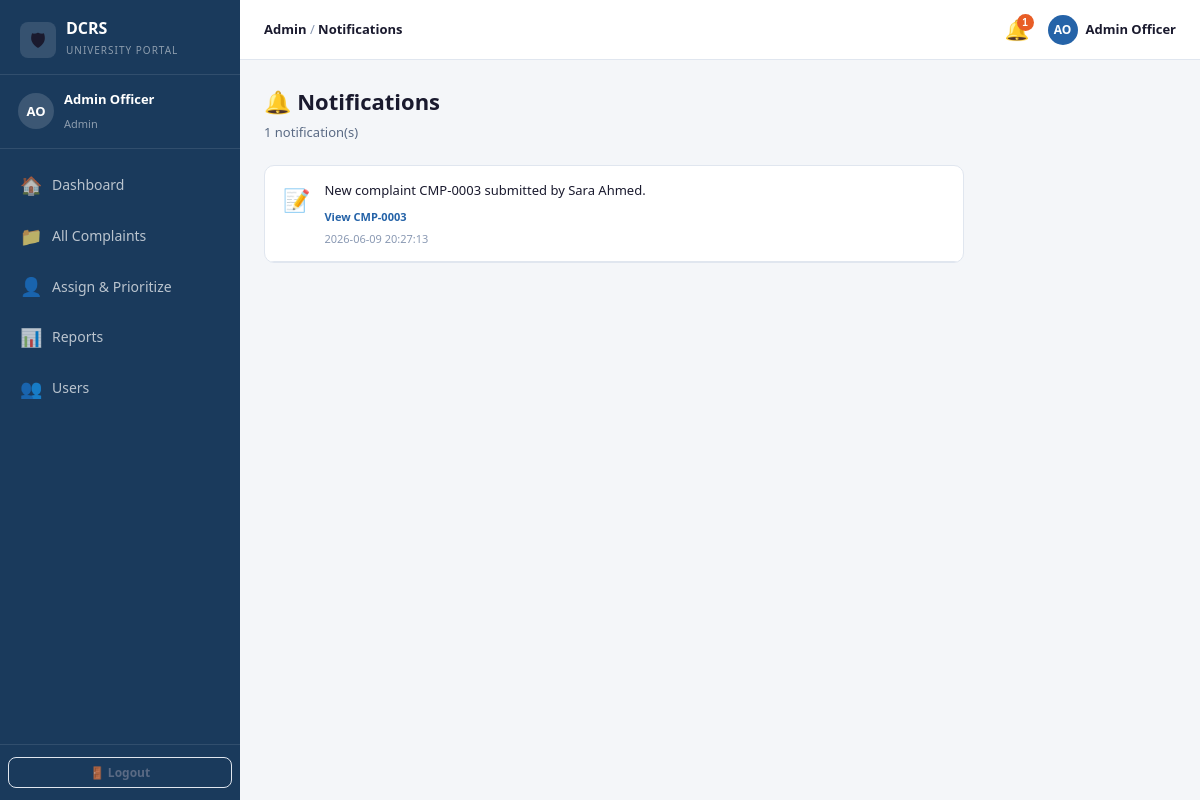
The app's page /pages/student/notifications.php (signed in) with its own data.
### tables this page shows
CREATE TABLE IF NOT EXISTS notifications (
  notification_id INT          NOT NULL AUTO_INCREMENT,
  user_id         INT          NOT NULL,
  complaint_id    INT               DEFAULT NULL,
  type            ENUM('submitted','assigned','updated',
                       'resolved','closed','comment')
                               NOT NULL DEFAULT 'updated',
  message         TEXT         NOT NULL,
  is_read         TINYINT(1)   NOT NULL DEFAULT 0,
  created_at      DATETIME     NOT NULL DEFAULT CURRENT_TIMESTAMP,
  PRIMARY KEY (notification_id),
  INDEX idx_notif_user     (user_id),
  INDEX idx_notif_read     (user_id, is_read),
  CONSTRAINT fk_notif_user
    FOREIGN KEY (user_id)      REFERENCES users(user_id)      ON DELETE CASCADE,
  CONSTRAINT fk_notif_complaint
    FOREIGN KEY (complaint_id) REFERENCES complaints(complaint_id) ON DELETE SET NULL
);

CREATE TABLE IF NOT EXISTS complaints (
  complaint_id   INT          NOT NULL AUTO_INCREMENT,
  complaint_code VARCHAR(20)  NOT NULL UNIQUE,    
  student_id     INT          NOT NULL,
  resolver_id    INT               DEFAULT NULL,
  assigned_by    INT               DEFAULT NULL,   
  title          VARCHAR(255) NOT NULL,
  description    TEXT         NOT NULL,
  category       ENUM('Academic','IT','Library','Cafeteria',
                      'Hostel','Transport','Finance','Other')
                              NOT NULL DEFAULT 'Other',
  priority       ENUM('Low','Medium','High','Critical')
                              NOT NULL DEFAULT 'Medium',
  status         ENUM('Pending','Assigned','In Progress',
                      'Resolved','Closed')
                              NOT NULL DEFAULT 'Pending',
  remarks        TEXT              DEFAULT NULL,
  progress       TINYINT UNSIGNED  NOT NULL DEFAULT 0
                              CHECK (progress BETWEEN 0 AND 100),
  created_at     DATETIME     NOT NULL DEFAULT CURRENT_TIMESTAMP,
  updated_at     DATETIME     NOT NULL DEFAULT CURRENT_TIMESTAMP
                              ON UPDATE CURRENT_TIMESTAMP,
  resolved_at    DATETIME          DEFAULT NULL,
  PRIMARY KEY (complaint_id),
  INDEX idx_student    (student_id),
  INDEX idx_resolver   (resolver_id),
  INDEX idx_status     (status),
  INDEX idx_priority   (priority),
  INDEX idx_category   (category),
  CONSTRAINT fk_complaint_student
    FOREIGN KEY (student_id)  REFERENCES users(user_id) ON DELETE CASCADE,
  CONSTRAINT fk_complaint_resolver
    FOREIGN KEY (resolver_id) REFERENCES users(user_id) ON DELETE SET NULL,
  CONSTRAINT fk_complaint_assigner
    FOREIGN KEY (assigned_by) REFERENCES users(user_id) ON DELETE SET NULL
);

### backend/config/db_connect.php (called while the page is built, shortened)
<?php
class DB {
    private static ?PDO $instance = null;
    public static function get(): PDO {
        if (self::$instance === null) {
            $dsn = sprintf(
                'mysql:host=%s;dbname=%s;charset=%s',
                DB_HOST, DB_NAME, DB_CHARSET
            );
            try {
                self::$instance = new PDO($dsn, DB_USER, DB_PASS, [
                    PDO::ATTR_ERRMODE            => PDO::ERRMODE_EXCEPTION,
                    PDO::ATTR_DEFAULT_FETCH_MODE => PDO::FETCH_ASSOC,
                    PDO::ATTR_EMULATE_PREPARES   => false,
                ]);
            } catch (PDOException $e) {
                http_response_code(500);
                die(json_encode([
                    'success' => false,
                    'message' => 'Database connection failed.'
                ]));
            }
        }
        return self::$instance;
    }
}

### backend/models/NotificationModel.php (called while the page is built, shortened)
<?php
class NotificationModel {
    private PDO $db;
    public function __construct() {
        $this->db = DB::get();
    }
    public function getForUser(int $userId, int $limit = 20): array {
        $stmt = $this->db->prepare(
            "SELECT n.*, c.complaint_code, c.title AS complaint_title
             FROM notifications n
             LEFT JOIN complaints c ON c.complaint_id = n.complaint_id
             WHERE n.user_id = ?
             ORDER BY n.created_at DESC
             LIMIT ?"
        );
        $stmt->execute([$userId, $limit]);
        return $stmt->fetchAll();
    }
}

### backend/helpers/helpers.php (called while the page is built, shortened)
<?php
function clean(mixed $data): string {
    return htmlspecialchars(strip_tags(trim((string)$data)), ENT_QUOTES, 'UTF-8');
}

### pages/student/notifications.php (the view, shortened to what this page needs)
<?php
require_once __DIR__ . '/../../frontend/partials/layout.php';
$notifModel = new NotificationModel();
$userId     = Session::userId();
$notifModel->markAllRead($userId);
$notifications = $notifModel->getForUser($userId, 30);
$iconMap = [
  'submitted' => '📝',
  'assigned'  => '👤',
  'updated'   => '🔄',
  'resolved'  => '✅',
  'closed'    => '🔒',
  'comment'   => '💬',
];
?>
<div class="page-header">
  <h2>🔔 Notifications</h2>
  <p><?= count($notifications) ?> notification(s)</p>
</div>
<div style="max-width:700px;">
  <?php if (empty($notifications)): ?>
    <div class="card" style="text-align:center;padding:3rem;">
      <p style="font-size:2.5rem;margin-bottom:10px;">🔕</p>
      <p style="color:var(--text-muted);">No notifications yet.</p>
    </div>
  <?php else: ?>
    <div class="card" style="padding:0;overflow:hidden;">
      <?php foreach ($notifications as $n): ?>
        <div style="display:flex;gap:14px;padding:14px 18px;border-bottom:1px solid var(--border);">
          <span style="font-size:22px;flex-shrink:0;margin-top:2px;">
            <?= $iconMap[$n['type']] ?? '🔔' ?>
          </span>
          <div style="flex:1;">
            <p style="margin:0;font-size:13px;color:var(--text);"><?= clean($n['message']) ?></p>
            <?php if ($n['complaint_code']): ?>
              <p style="margin:2px 0 0;">
                <a href="<?= APP_URL ?>/pages/complaint_detail.php?id=<?= $n['complaint_id'] ?>"
                   style="font-size:11px;color:var(--primary-light);font-weight:600;">
                  View <?= $n['complaint_code'] ?>
                </a>
              </p>
            <?php endif; ?>
            <p style="margin:3px 0 0;font-size:11px;color:var(--text-muted);">
              <?= $n['created_at'] ?>
            </p>
          </div>
        </div>
      <?php endforeach; ?>
    </div>
  <?php endif; ?>
</div>

### frontend/css/style.css (style rules this page uses)
:root { --primary: #1a3a5c; --primary-light: #2563a8; --primary-xlt: #e8f0fe; --accent: #e85d26; --accent-light: #f97316; --success: #0f6e56; --success-light: #d1fae5; --warning: #ba7517; --warning-light: #fef3c7; --danger: #a32d2d; --danger-light: #fee2e2; --info: #0369a1; --bg: #f4f6f9; --surface: #ffffff; --border: #e0e6ef; --text: #1a1a2e; --text-sec: #5a6a84; --text-muted: #8a99b3; --sidebar-w: 240px; --header-h: 60px; --radius: 10px; --shadow: 0 4px 16px rgba(0,0,0,0.08); --shadow-lg: 0 8px 32px rgba(0,0,0,0.12); --transition: 0.2s ease; }
*, *::before, *::after { box-sizing: border-box; margin: 0; padding: 0; }
html { font-size: 15px; }
body { font-family: 'Segoe UI', system-ui, -apple-system, sans-serif; background: var(--bg); color: var(--text); line-height: 1.6; }
a { color: var(--primary-light); text-decoration: none; }
.page-header { margin-bottom: 22px; }
.page-header h2 { font-size: 22px; font-weight: 800; color: var(--text); margin: 0 0 3px; }
.page-header p { font-size: 13px; color: var(--text-sec); margin: 0; }
.card { background: var(--surface); border-radius: var(--radius); border: 1px solid var(--border); padding: 1.25rem; margin-bottom: 1rem; }

### records on screen
notifications: type "📝", message "New complaint CMP-0003 submitted by Sara Ahmed.", complaint.complaint_code "CMP-0003", created_at "2026-06-09 20:27:13"

### other values on screen
$initials "AO"
$user "Admin Officer"
$role "Admin"
$item['icon'] "🏠"
$item['label'] "Dashboard"
$item['icon'] "📁"
$item['label'] "All Complaints"
$item['icon'] "👤"
$item['label'] "Assign & Prioritize"
$item['icon'] "📊"
$item['label'] "Reports"
$item['icon'] "👥"
$item['label'] "Users"
$pageTitle "Notifications"
$unread "1"
